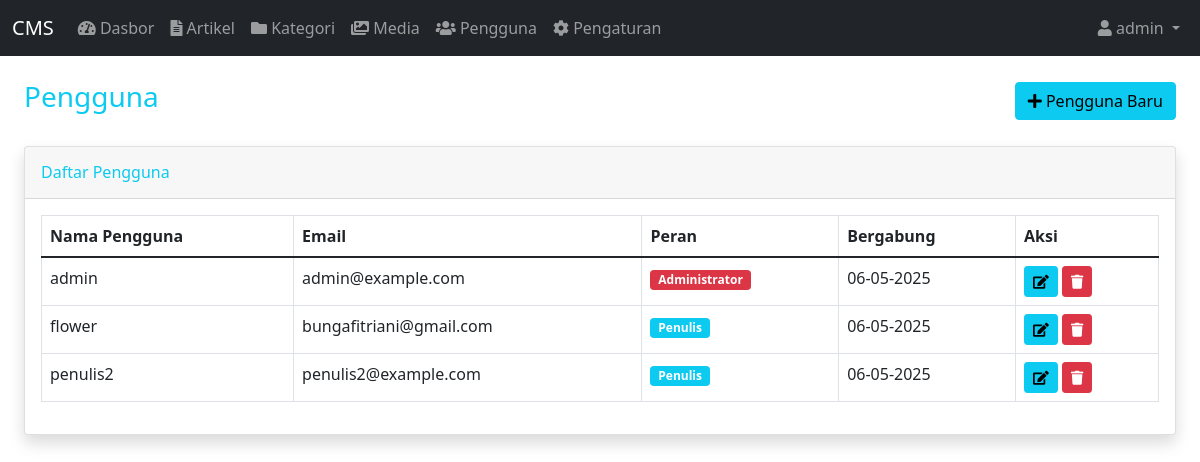
The app's page /admin/users (signed in) with its own data.
### app.py (models this page shows, shortened)
class User(UserMixin, db.Model):
    id = db.Column(db.Integer, primary_key=True)
    username = db.Column(db.String(80), unique=True, nullable=False)
    email = db.Column(db.String(120), unique=True, nullable=False)
    password_hash = db.Column(db.String(128))
    full_name = db.Column(db.String(100))
    role = db.Column(db.String(20), default='author')
    created_at = db.Column(db.DateTime, default=datetime.utcnow)
    posts = db.relationship('Post', backref='author', lazy=True)
    reset_token = db.Column(db.String(128))

### app.py (the view)
@app.route('/admin/users')
@login_required
def admin_users():
    users = User.query.all()
    return render_template('admin/users.html', users=users)

### app.py (called while the page is built)
@app.context_processor
def inject_now():
    return {'now': datetime.now()}

@login_manager.user_loader
def load_user(user_id):
    return User.query.get(int(user_id))

### templates/admin/users.html (shortened to what this page needs)
{% extends "base.html" %}
{% block content %}
<div class="container-fluid">
    <div class="d-flex justify-content-between align-items-center mb-4">
        <h1 class="h3 text-info">Pengguna</h1>
        <a href="{{ url_for('admin_create_user') }}" class="btn btn-info">
            <i class="fas fa-plus"></i> Pengguna Baru
        </a>
    </div>
    <div class="card shadow mb-4">
        <div class="card-header py-3">
            <h6 class="m-0 font-weight-bold text-info">Daftar Pengguna</h6>
        </div>
        <div class="card-body">
            <div class="table-responsive">
                <table class="table table-bordered" width="100%" cellspacing="0">
                    <thead>
                        <tr>
                            <th>Nama Pengguna</th>
                            <th>Email</th>
                            <th>Peran</th>
                            <th>Bergabung</th>
                            <th>Aksi</th>
                        </tr>
                    </thead>
                    <tbody>
                        {% for user in users %}
                        <tr>
                            <td>{{ user.username }}</td>
                            <td>{{ user.email }}</td>
                            <td>
                                <span class="badge bg-{{ 'danger' if user.role == 'admin' else 'info' }}">
                                    {{ 'Administrator' if user.role == 'admin' else 'Penulis' }}
                                </span>
                            </td>
                            <td>{{ user.created_at.strftime('%d-%m-%Y') }}</td>
                            <td>
                                <a href="{{ url_for('admin_edit_user', user_id=user.id) }}" class="btn btn-sm btn-info">
                                    <i class="fas fa-edit"></i>
                                </a>
                                <button class="btn btn-sm btn-danger" onclick="deleteUser({{ user.id }})">
                                    <i class="fas fa-trash"></i>
                                </button>
                            </td>
                        </tr>
                        {% endfor %}
                    </tbody>
                </table>
            </div>
        </div>
    </div>
</div>
{% endblock %}

### templates/base.html (shortened to what this page needs)
<!DOCTYPE html>
<html lang="id">
<head>
    <link href="https://cdn.jsdelivr.net/npm/bootstrap@5.1.3/dist/css/bootstrap.min.css" rel="stylesheet">
    <link href="https://cdnjs.cloudflare.com/ajax/libs/font-awesome/5.15.4/css/all.min.css" rel="stylesheet">
    <link href="{{ url_for('static', filename='css/admin.css') }}" rel="stylesheet">
</head>
<body>
    <nav class="navbar navbar-expand-lg navbar-dark bg-dark">
        <div class="container-fluid">
            <a class="navbar-brand" href="{{ url_for('admin_dashboard') }}">CMS</a>
            <div class="collapse navbar-collapse" id="navbarNav">
                <ul class="navbar-nav">
                    {% if current_user.is_authenticated %}
                    <li class="nav-item">
                        <a class="nav-link" href="{{ url_for('admin_dashboard') }}">
                            <i class="fas fa-tachometer-alt"></i> Dasbor
                        </a>
                    </li>
                    <li class="nav-item">
                        <a class="nav-link" href="{{ url_for('admin_posts') }}">
                            <i class="fas fa-file-alt"></i> Artikel
                        </a>
                    </li>
                    <li class="nav-item">
                        <a class="nav-link" href="{{ url_for('admin_categories') }}">
                            <i class="fas fa-folder"></i> Kategori
                        </a>
                    </li>
                    <li class="nav-item">
                        <a class="nav-link" href="{{ url_for('admin_media') }}">
                            <i class="fas fa-images"></i> Media
                        </a>
                    </li>
                    <li class="nav-item">
                        <a class="nav-link" href="{{ url_for('admin_users') }}">
                            <i class="fas fa-users"></i> Pengguna
                        </a>
                    </li>
                    {% if current_user.role == 'admin' %}
                    <li class="nav-item">
                        <a class="nav-link" href="{{ url_for('admin_settings') }}">
                            <i class="fas fa-cog"></i> Pengaturan
                        </a>
                    </li>
                    {% endif %}
                    {% endif %}
                </ul>
                <ul class="navbar-nav ms-auto">
                    {% if current_user.is_authenticated %}
                    <li class="nav-item dropdown">
                        <a class="nav-link dropdown-toggle" href="#" id="navbarDropdown" role="button" data-bs-toggle="dropdown">
                            <i class="fas fa-user"></i> {{ current_user.username }}
                        </a>
                    </li>
                    {% endif %}
                </ul>
            </div>
        </div>
    </nav>
    <div class="container-fluid py-4">
        {% block content %}{% endblock %}
    </div>
</body>
</html>

### records on screen
User: username "admin", email "admin@example.com", role "Administrator", created_at "06-05-2025"
User: username "flower", email "bungafitriani@gmail.com", role "Penulis", created_at "06-05-2025"
User: username "penulis2", email "penulis2@example.com", role "Penulis", created_at "06-05-2025"
